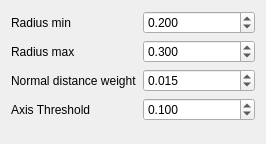
<?xml version="1.0" encoding="UTF-8"?>
<ui version="4.0">
 <class>RansacCylinderProjection</class>
 <widget class="QWidget" name="RansacCylinderProjection">
  <property name="geometry">
   <rect>
    <x>0</x>
    <y>0</y>
    <width>266</width>
    <height>144</height>
   </rect>
  </property>
  <property name="windowTitle">
   <string>Form</string>
  </property>
  <layout class="QFormLayout" name="formLayout">
   <item row="0" column="0">
    <widget class="QLabel" name="label_radius_min">
     <property name="text">
      <string>Radius min</string>
     </property>
    </widget>
   </item>
   <item row="0" column="1">
    <widget class="noether::DistanceDoubleSpinBox" name="radius_min">
     <property name="decimals">
      <number>3</number>
     </property>
     <property name="singleStep">
      <double>0.010000000000000</double>
     </property>
     <property name="value">
      <double>0.200000000000000</double>
     </property>
    </widget>
   </item>
   <item row="1" column="0">
    <widget class="QLabel" name="label_radius_max">
     <property name="text">
      <string>Radius max</string>
     </property>
    </widget>
   </item>
   <item row="1" column="1">
    <widget class="noether::DistanceDoubleSpinBox" name="radius_max">
     <property name="decimals">
      <number>3</number>
     </property>
     <property name="singleStep">
      <double>0.010000000000000</double>
     </property>
     <property name="value">
      <double>0.300000000000000</double>
     </property>
    </widget>
   </item>
   <item row="2" column="0">
    <widget class="QLabel" name="label_normal_distance_weight">
     <property name="text">
      <string>Normal distance weight</string>
     </property>
    </widget>
   </item>
   <item row="2" column="1">
    <widget class="QDoubleSpinBox" name="normal_distance_weight">
     <property name="decimals">
      <number>3</number>
     </property>
     <property name="maximum">
      <double>1.000000000000000</double>
     </property>
     <property name="singleStep">
      <double>0.010000000000000</double>
     </property>
     <property name="value">
      <double>0.015000000000000</double>
     </property>
    </widget>
   </item>
   <item row="3" column="1">
    <widget class="noether::AngleDoubleSpinBox" name="axis_threshold">
     <property name="decimals">
      <number>3</number>
     </property>
     <property name="maximum">
      <double>180.000000000000000</double>
     </property>
     <property name="value">
      <double>0.100000000000000</double>
     </property>
    </widget>
   </item>
   <item row="3" column="0">
    <widget class="QLabel" name="label_axis_threshold">
     <property name="text">
      <string>Axis Threshold</string>
     </property>
    </widget>
   </item>
  </layout>
 </widget>
 <customwidgets>
  <customwidget>
   <class>noether::DistanceDoubleSpinBox</class>
   <extends>QDoubleSpinBox</extends>
   <header location="global">noether_gui/widgets/distance_double_spin_box.h</header>
  </customwidget>
  <customwidget>
   <class>noether::AngleDoubleSpinBox</class>
   <extends>QDoubleSpinBox</extends>
   <header location="global">noether_gui/widgets/angle_double_spin_box.h</header>
  </customwidget>
 </customwidgets>
 <resources/>
 <connections/>
</ui>
